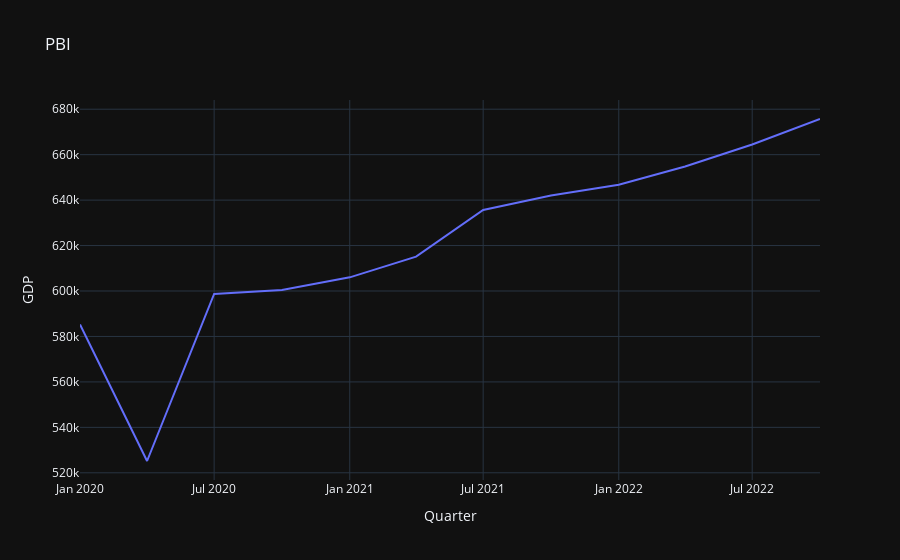

Notebook source saved alongside this figure:
### Code cell
#data_quarterly["Quarter"].to_timestamp()

fig_3 = px.line(data_quarterly, x="Quarter", y="GDP", title='PBI', template=template)
fig_3.show()

### Figure 1 — Plotly figure (JSON) as saved in the notebook; plotly's stock layout.template omitted (floating-point values rounded to 4 significant figures)
{"data": [{"hovertemplate": "Quarter=%{x}<br>GDP=%{y}<extra></extra>", "legendgroup": "", "line": {"color": "#636efa", "dash": "solid"}, "marker": {"symbol": "circle"}, "mode": "lines", "name": "", "orientation": "v", "showlegend": false, "type": "scatter", "x": ["2020-01-01T00:00:00", "2020-04-01T00:00:00", "2020-07-01T00:00:00", "2020-10-01T00:00:00", "2021-01-01T00:00:00", "2021-04-01T00:00:00", "2021-07-01T00:00:00", "2021-10-01T00:00:00", "2022-01-01T00:00:00", "2022-04-01T00:00:00", "2022-07-01T00:00:00", "2022-10-01T00:00:00"], "xaxis": "x", "y": [585300.0, 525200.0, 598700.0, 600400.0, 606000.0, 615100.0, 635600.0, 642000.0, 646800.0, 654800.0, 664400.0, 675691], "yaxis": "y"}], "layout": {"legend": {"tracegroupgap": 0}, "title": {"text": "PBI"}, "xaxis": {"anchor": "y", "domain": [0, 1], "title": {"text": "Quarter"}}, "yaxis": {"anchor": "x", "domain": [0, 1], "title": {"text": "GDP"}}}}
